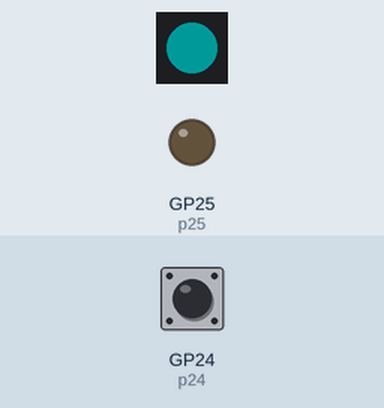
A program run on a simulated Raspberry Pi Pico running MicroPython. Parts: 1 RGB LEDs in strip order, left to right, output pins drawn as LEDs (lit = HIGH). The inputs (shaded band) are chosen by the test bench; at power-on: GP24 (p24) HIGH. Dim RGB values are drawn brighter than linear; what the program prints to the serial console is not drawn.

Above: at 1.4 s.
1.5 s: GP24 (p24) pulled LOW for 0.15 s
At 1.57 s:
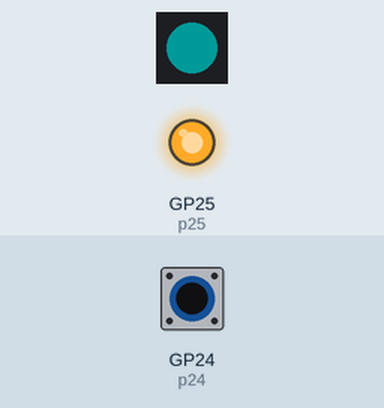
3.1 s: GP24 (p24) pulled LOW for 3.2 s
At 7.0 s:
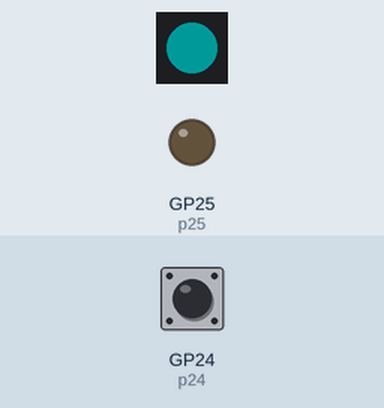
Timing chart, 0 to 8.5 s (numbered marks = the images above; inputs shaded):
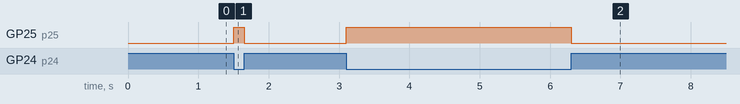

Measured:
- after the input at 1.5 s, GP25 (p25): LOW → HIGH at once, → LOW 0.15 s later
- after the input at 3.1 s, GP25 (p25): LOW → HIGH at once, → LOW 3.2 s later

The program:

main.py
```python
"""

"""

from machine import Pin
import array, time
from machine import Pin
import rp2


p24 = Pin(24, Pin.IN, Pin.PULL_UP)
print(p24.value())

p25 = Pin(25, Pin.OUT)


# Configure the number of WS2812 LEDs.
NUM_LEDS = 1


@rp2.asm_pio(
    sideset_init=rp2.PIO.OUT_LOW,
    out_shiftdir=rp2.PIO.SHIFT_LEFT,
    autopull=True,
    pull_thresh=24,
)
def ws2812():
    # fmt: off
    T1 = 2
    T2 = 5
    T3 = 3
    wrap_target()
    label("bitloop")
    out(x, 1)               .side(0)    [T3 - 1]
    jmp(not_x, "do_zero")   .side(1)    [T1 - 1]
    jmp("bitloop")          .side(1)    [T2 - 1]
    label("do_zero")
    nop()                   .side(0)    [T2 - 1]
    wrap()
    # fmt: on


# Create the StateMachine with the ws2812 program, outputting on Pin(22).
sm = rp2.StateMachine(0, ws2812, freq=8_000_000, sideset_base=Pin(16))

# Start the StateMachine, it will wait for data on its FIFO.
sm.active(1)

# Display a pattern on the LEDs via an array of LED RGB values.
ar = array.array("I", [0 for _ in range(NUM_LEDS)])

# Cycle colours.
for i in range(4 * NUM_LEDS):
    for j in range(NUM_LEDS):
        r = 25
        b = 25
        ar[j] = r << 16 | b
    sm.put(ar, 8)
    time.sleep_ms(50)

while 1:
    if p24.value()==0:
        p25.on()
    else:
        p25.off()


            
```
